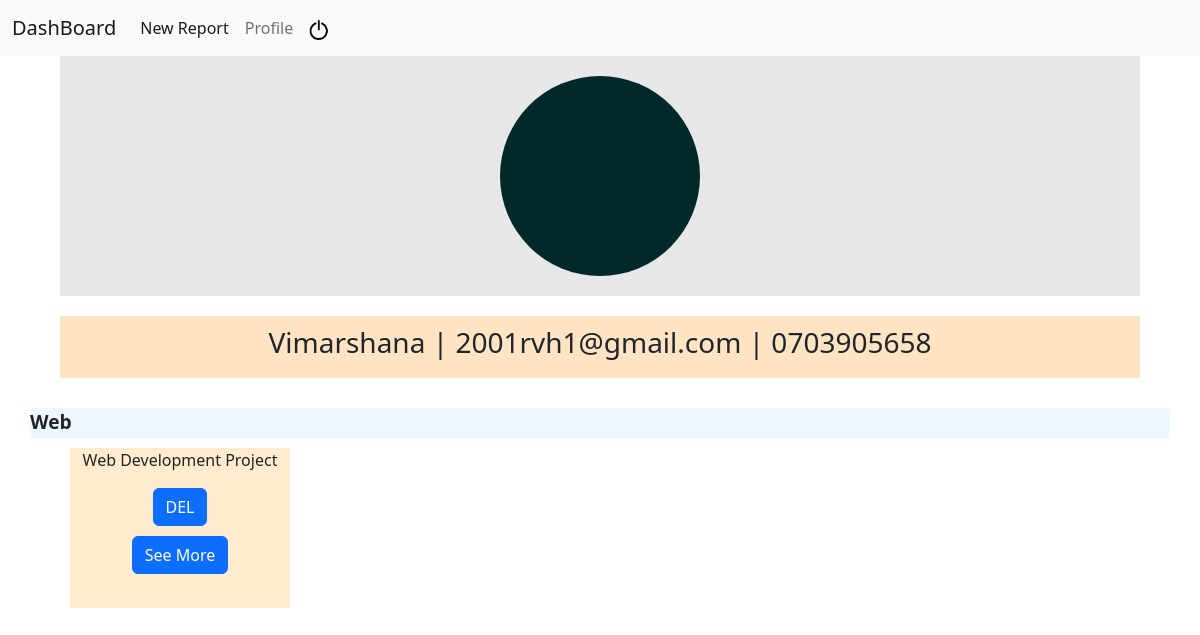
The page /profile (signed in) on the database as committed earlier.
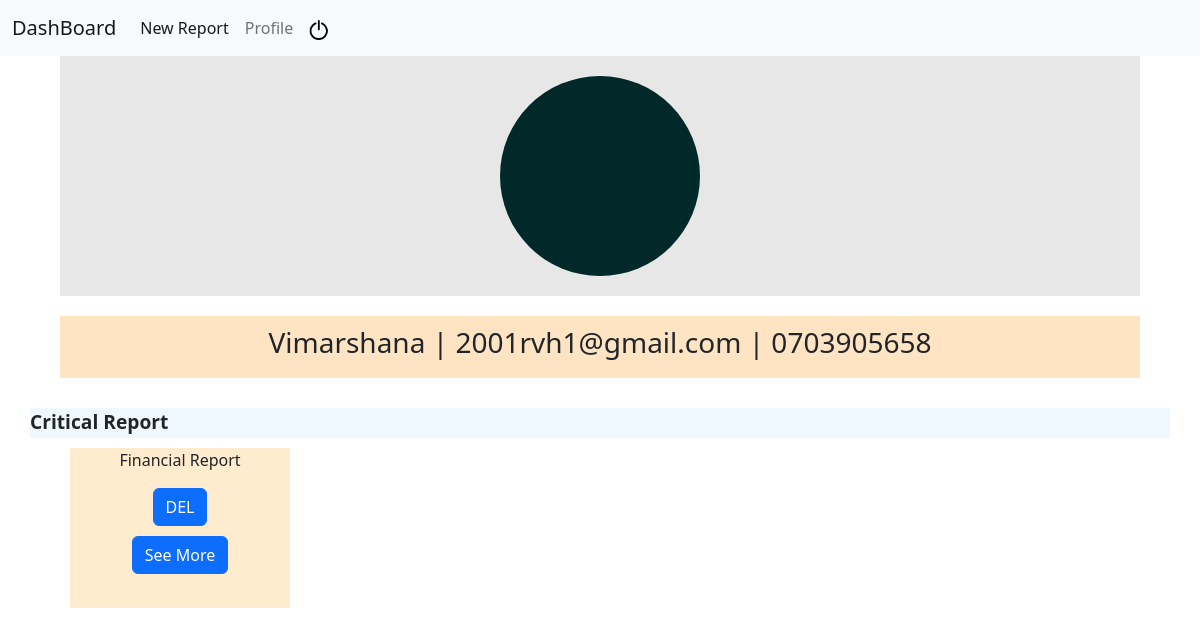
The same page on the database as committed later.
### tables this page shows
CREATE TABLE events(name TEXT NOT NULL, catagory TEXT NOT NULL, starting_date DATE NOT NULL, ending_date DATE NOT NULL, description TEXT, id INTEGER PRIMARY KEY NOT NULL, user_id INTEGER);

### app.py (the view)
@app.route("/profile", methods=["POST", "GET"])
@login_required
def profile():
    if request.method == "POST":
        button = request.form.get("name")
        project_id = request.form.get("id")
        if button == "DEL":
            db.execute("DELETE FROM events WHERE id=?", int(project_id))
            db.execute("DELETE FROM budget_income WHERE project_id=?", int(project_id))
            db.execute("DELETE FROM budget_expenditure WHERE project_id=?", int(project_id))
        return redirect("/profile")
    else:
        user = db.execute("SELECT user_name, email, contact_no FROM users WHERE id=?", int(session["user_id"]))
        catagories = db.execute("SELECT catagory FROM events WHERE user_id=?",int(session["user_id"]))
        list_catagory = []
        for line in catagories:
            list_catagory.append(line["catagory"].title())
        projects = db.execute("SELECT catagory, starting_date, ending_date, description, id, name FROM events WHERE user_id=?",session["user_id"])
        return render_template("profile.html", catagories=sorted(set(list_catagory)), projects=projects, user=user)

### app.py (called while the page is built)
@app.after_request
def after_request(response):
    response.headers["Cache-Control"] = "no-cache, no-store, must-revalidate"
    response.headers["Expires"] = 0
    response.headers["Pragma"] = "no-cache"
    return response

### helper.py (called while the page is built)
def login_required(f):
    @wraps(f)
    def decorated_function(*args, **kwargs):
        if session.get("user_id") is None:
            return redirect("/login")
        return f(*args, **kwargs)
    return decorated_function

### templates/profile.html (shortened to what this page needs)
{% extends "layout.html" %}
{% block head %}
    <link rel="stylesheet" href="static/style/profile.css">
{% endblock %}
{% block main %}
    <div class="details">
        <div class="profile_pic">
            <div id="image_holder">
            </div>
        </div>
        <div class="user_name">
            <h3>{{ user[0]["user_name"].title() }} | {{ user[0]["email"] }} | {{ user[0]["contact_no"] }}</h3>
        </div>
    </div>
    {% for catagory in catagories %}
    <div class="section">
        {{ catagory }}
    </div>
    <div class="p_container">
        {% for project in projects %}
            {% if project["catagory"].title() == catagory %}
                <div class="p_details">
                    <div>
                        <p">
                            {{ project["name"] }}
                    </div>
                    <form action="/profile" method="post">
                        <input class="btn btn-primary" name="name" type="submit" value="DEL">
                    </form>
                    <div class="submit" style="margin-top: 10px; margin-bottom: 10px;">
                        <a href='/event?id={{ project["id"] }}' class="btn btn-primary">See More</a>
                    </div>
                </div>
            {% endif %}
        {% endfor %}
    </div>
    {% endfor %}
{% endblock %}

Rows that differ between the two databases and show on the page:
removed events: name "Web Development Project", shown under "Web"
added events: name "Financial Report", shown under "Critical Report"
Other text that changed with them:
new list line: "Critical Report"
list line gone: "Web"
